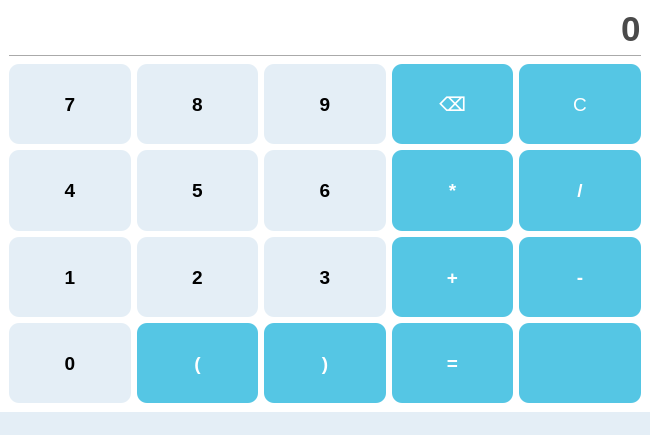
<?xml version="1.0" encoding="UTF-8"?>
<ui version="4.0">
 <class>MainWindow</class>
 <widget class="QMainWindow" name="MainWindow">
  <property name="geometry">
   <rect>
    <x>0</x>
    <y>0</y>
    <width>650</width>
    <height>435</height>
   </rect>
  </property>
  <property name="sizePolicy">
   <sizepolicy hsizetype="Preferred" vsizetype="Fixed">
    <horstretch>0</horstretch>
    <verstretch>0</verstretch>
   </sizepolicy>
  </property>
  <property name="minimumSize">
   <size>
    <width>572</width>
    <height>432</height>
   </size>
  </property>
  <property name="maximumSize">
   <size>
    <width>1800</width>
    <height>435</height>
   </size>
  </property>
  <property name="sizeIncrement">
   <size>
    <width>1</width>
    <height>0</height>
   </size>
  </property>
  <property name="windowTitle">
   <string>MainWindow</string>
  </property>
  <property name="windowIcon">
   <iconset resource="Resource.qrc">
    <normaloff>:/pictures/pics/logo.jfif</normaloff>:/pictures/pics/logo.jfif</iconset>
  </property>
  <property name="styleSheet">
   <string notr="true">background-color: rgb(255, 255, 255);</string>
  </property>
  <widget class="QWidget" name="centralwidget">
   <property name="minimumSize">
    <size>
     <width>390</width>
     <height>390</height>
    </size>
   </property>
   <layout class="QVBoxLayout" name="verticalLayout_2">
    <item>
     <layout class="QVBoxLayout" name="verticalLayout">
      <item alignment="Qt::AlignRight">
       <widget class="QLabel" name="expr">
        <property name="sizePolicy">
         <sizepolicy hsizetype="Expanding" vsizetype="Preferred">
          <horstretch>0</horstretch>
          <verstretch>0</verstretch>
         </sizepolicy>
        </property>
        <property name="font">
         <font>
          <family>Segoe UI</family>
          <pointsize>26</pointsize>
          <weight>75</weight>
          <bold>true</bold>
         </font>
        </property>
        <property name="styleSheet">
         <string notr="true">color: rgb(74, 74, 74);</string>
        </property>
        <property name="text">
         <string>0</string>
        </property>
       </widget>
      </item>
      <item>
       <widget class="Line" name="line">
        <property name="orientation">
         <enum>Qt::Horizontal</enum>
        </property>
       </widget>
      </item>
      <item>
       <layout class="QGridLayout" name="gridLayout">
        <item row="1" column="0">
         <widget class="QPushButton" name="buttn7">
          <property name="sizePolicy">
           <sizepolicy hsizetype="Preferred" vsizetype="MinimumExpanding">
            <horstretch>0</horstretch>
            <verstretch>0</verstretch>
           </sizepolicy>
          </property>
          <property name="font">
           <font>
            <family>Segoe UI</family>
            <pointsize>14</pointsize>
            <weight>75</weight>
            <bold>true</bold>
           </font>
          </property>
          <property name="styleSheet">
           <string notr="true">
QPushButton {
	background-color: rgb(228, 238, 246);
    color: rgb(0, 0, 0);
	border-radius: 10px;
}
QPushButton:pressed{
	background-color: #a9abac;
	color: rgb(0, 0, 0);
	border-radius: 10px;
}</string>
          </property>
          <property name="text">
           <string>7</string>
          </property>
          <property name="shortcut">
           <string>7</string>
          </property>
         </widget>
        </item>
        <item row="2" column="0">
         <widget class="QPushButton" name="buttn4">
          <property name="sizePolicy">
           <sizepolicy hsizetype="Preferred" vsizetype="MinimumExpanding">
            <horstretch>0</horstretch>
            <verstretch>0</verstretch>
           </sizepolicy>
          </property>
          <property name="font">
           <font>
            <family>Segoe UI</family>
            <pointsize>14</pointsize>
            <weight>75</weight>
            <bold>true</bold>
           </font>
          </property>
          <property name="styleSheet">
           <string notr="true">
QPushButton {
	background-color: rgb(228, 238, 246);
    color: rgb(0, 0, 0);
	border-radius: 10px;
}
QPushButton:pressed{
	background-color: #a9abac;
	color: rgb(0, 0, 0);
	border-radius: 10px;
}</string>
          </property>
          <property name="text">
           <string>4</string>
          </property>
          <property name="shortcut">
           <string>4</string>
          </property>
         </widget>
        </item>
        <item row="4" column="0">
         <widget class="QPushButton" name="buttn0">
          <property name="sizePolicy">
           <sizepolicy hsizetype="Preferred" vsizetype="MinimumExpanding">
            <horstretch>0</horstretch>
            <verstretch>0</verstretch>
           </sizepolicy>
          </property>
          <property name="font">
           <font>
            <family>Segoe UI</family>
            <pointsize>14</pointsize>
            <weight>75</weight>
            <bold>true</bold>
           </font>
          </property>
          <property name="styleSheet">
           <string notr="true">
QPushButton {
	background-color: rgb(228, 238, 246);
    color: rgb(0, 0, 0);
	border-radius: 10px;
}
QPushButton:pressed{
	background-color: #a9abac;
	color: rgb(0, 0, 0);
	border-radius: 10px;
}</string>
          </property>
          <property name="text">
           <string>0</string>
          </property>
          <property name="shortcut">
           <string>0</string>
          </property>
         </widget>
        </item>
        <item row="4" column="3">
         <widget class="QPushButton" name="buttnEqual">
          <property name="sizePolicy">
           <sizepolicy hsizetype="Preferred" vsizetype="MinimumExpanding">
            <horstretch>0</horstretch>
            <verstretch>0</verstretch>
           </sizepolicy>
          </property>
          <property name="font">
           <font>
            <family>Segoe UI</family>
            <pointsize>14</pointsize>
            <weight>75</weight>
            <bold>true</bold>
           </font>
          </property>
          <property name="styleSheet">
           <string notr="true">
QPushButton {
	background-color: rgb(85, 198, 228);
    color: rgb(255, 255, 255);
	border-radius: 10px;
}

QPushButton:pressed {
	background-color: #2a97b0;
	color: rgb(255, 255, 255);
	border-radius: 10px;
}</string>
          </property>
          <property name="text">
           <string>=</string>
          </property>
          <property name="shortcut">
           <string>Enter</string>
          </property>
         </widget>
        </item>
        <item row="3" column="0">
         <widget class="QPushButton" name="buttn1">
          <property name="sizePolicy">
           <sizepolicy hsizetype="Preferred" vsizetype="MinimumExpanding">
            <horstretch>0</horstretch>
            <verstretch>0</verstretch>
           </sizepolicy>
          </property>
          <property name="font">
           <font>
            <family>Segoe UI</family>
            <pointsize>14</pointsize>
            <weight>75</weight>
            <bold>true</bold>
           </font>
          </property>
          <property name="styleSheet">
           <string notr="true">
QPushButton {
	background-color: rgb(228, 238, 246);
    color: rgb(0, 0, 0);
	border-radius: 10px;
}
QPushButton:pressed{
	background-color: #a9abac;
	color: rgb(0, 0, 0);
	border-radius: 10px;
}</string>
          </property>
          <property name="text">
           <string>1</string>
          </property>
          <property name="shortcut">
           <string>1</string>
          </property>
         </widget>
        </item>
        <item row="2" column="2">
         <widget class="QPushButton" name="buttn6">
          <property name="sizePolicy">
           <sizepolicy hsizetype="Preferred" vsizetype="MinimumExpanding">
            <horstretch>0</horstretch>
            <verstretch>0</verstretch>
           </sizepolicy>
          </property>
          <property name="font">
           <font>
            <family>Segoe UI</family>
            <pointsize>14</pointsize>
            <weight>75</weight>
            <bold>true</bold>
           </font>
          </property>
          <property name="styleSheet">
           <string notr="true">
QPushButton {
	background-color: rgb(228, 238, 246);
    color: rgb(0, 0, 0);
	border-radius: 10px;
}
QPushButton:pressed{
	background-color: #a9abac;
	color: rgb(0, 0, 0);
	border-radius: 10px;
}</string>
          </property>
          <property name="text">
           <string>6</string>
          </property>
          <property name="shortcut">
           <string>6</string>
          </property>
         </widget>
        </item>
        <item row="2" column="1">
         <widget class="QPushButton" name="buttn5">
          <property name="sizePolicy">
           <sizepolicy hsizetype="Preferred" vsizetype="MinimumExpanding">
            <horstretch>0</horstretch>
            <verstretch>0</verstretch>
           </sizepolicy>
          </property>
          <property name="font">
           <font>
            <family>Segoe UI</family>
            <pointsize>14</pointsize>
            <weight>75</weight>
            <bold>true</bold>
           </font>
          </property>
          <property name="styleSheet">
           <string notr="true">
QPushButton {
	background-color: rgb(228, 238, 246);
    color: rgb(0, 0, 0);
	border-radius: 10px;
}
QPushButton:pressed{
	background-color: #a9abac;
	color: rgb(0, 0, 0);
	border-radius: 10px;
}</string>
          </property>
          <property name="text">
           <string>5</string>
          </property>
          <property name="shortcut">
           <string>5</string>
          </property>
         </widget>
        </item>
        <item row="4" column="1">
         <widget class="QPushButton" name="buttnOpenBr">
          <property name="sizePolicy">
           <sizepolicy hsizetype="Preferred" vsizetype="MinimumExpanding">
            <horstretch>0</horstretch>
            <verstretch>0</verstretch>
           </sizepolicy>
          </property>
          <property name="font">
           <font>
            <family>Segoe UI</family>
            <pointsize>14</pointsize>
            <weight>75</weight>
            <bold>true</bold>
           </font>
          </property>
          <property name="styleSheet">
           <string notr="true">
QPushButton {
	background-color: rgb(85, 198, 228);
    color: rgb(255, 255, 255);
	border-radius: 10px;
}

QPushButton:pressed {
	background-color: #2a97b0;
	color: rgb(255, 255, 255);
	border-radius: 10px;
}</string>
          </property>
          <property name="text">
           <string>(</string>
          </property>
          <property name="shortcut">
           <string>(</string>
          </property>
         </widget>
        </item>
        <item row="3" column="3">
         <widget class="QPushButton" name="buttnPlus">
          <property name="sizePolicy">
           <sizepolicy hsizetype="Preferred" vsizetype="MinimumExpanding">
            <horstretch>0</horstretch>
            <verstretch>0</verstretch>
           </sizepolicy>
          </property>
          <property name="font">
           <font>
            <family>Segoe UI</family>
            <pointsize>14</pointsize>
            <weight>75</weight>
            <bold>true</bold>
           </font>
          </property>
          <property name="styleSheet">
           <string notr="true">
QPushButton {
	background-color: rgb(85, 198, 228);
    color: rgb(255, 255, 255);
	border-radius: 10px;
}

QPushButton:pressed {
	background-color: #2a97b0;
	color: rgb(255, 255, 255);
	border-radius: 10px;
}</string>
          </property>
          <property name="text">
           <string>+</string>
          </property>
          <property name="shortcut">
           <string>+</string>
          </property>
         </widget>
        </item>
        <item row="1" column="2">
         <widget class="QPushButton" name="buttn9">
          <property name="sizePolicy">
           <sizepolicy hsizetype="Preferred" vsizetype="MinimumExpanding">
            <horstretch>0</horstretch>
            <verstretch>0</verstretch>
           </sizepolicy>
          </property>
          <property name="font">
           <font>
            <family>Segoe UI</family>
            <pointsize>14</pointsize>
            <weight>75</weight>
            <bold>true</bold>
           </font>
          </property>
          <property name="styleSheet">
           <string notr="true">
QPushButton {
	background-color: rgb(228, 238, 246);
    color: rgb(0, 0, 0);
	border-radius: 10px;
}
QPushButton:pressed{
	background-color: #a9abac;
	color: rgb(0, 0, 0);
	border-radius: 10px;
}</string>
          </property>
          <property name="text">
           <string>9</string>
          </property>
          <property name="shortcut">
           <string>9</string>
          </property>
         </widget>
        </item>
        <item row="4" column="2">
         <widget class="QPushButton" name="buttnClosingBr">
          <property name="sizePolicy">
           <sizepolicy hsizetype="Preferred" vsizetype="MinimumExpanding">
            <horstretch>0</horstretch>
            <verstretch>0</verstretch>
           </sizepolicy>
          </property>
          <property name="font">
           <font>
            <family>Segoe UI</family>
            <pointsize>14</pointsize>
            <weight>75</weight>
            <bold>true</bold>
           </font>
          </property>
          <property name="styleSheet">
           <string notr="true">
QPushButton {
	background-color: rgb(85, 198, 228);
    color: rgb(255, 255, 255);
	border-radius: 10px;
}

QPushButton:pressed {
	background-color: #2a97b0;
	color: rgb(255, 255, 255);
	border-radius: 10px;
}</string>
          </property>
          <property name="text">
           <string>)</string>
          </property>
          <property name="shortcut">
           <string>)</string>
          </property>
         </widget>
        </item>
        <item row="1" column="3">
         <widget class="QPushButton" name="buttnBackspace">
          <property name="sizePolicy">
           <sizepolicy hsizetype="Preferred" vsizetype="MinimumExpanding">
            <horstretch>0</horstretch>
            <verstretch>0</verstretch>
           </sizepolicy>
          </property>
          <property name="font">
           <font>
            <family>Segoe UI</family>
            <pointsize>14</pointsize>
            <weight>75</weight>
            <bold>true</bold>
           </font>
          </property>
          <property name="styleSheet">
           <string notr="true">
QPushButton {
	background-color: rgb(85, 198, 228);
    color: rgb(255, 255, 255);
	border-radius: 10px;
}

QPushButton:pressed {
	background-color: #2a97b0;
	color: rgb(255, 255, 255);
	border-radius: 10px;
}</string>
          </property>
          <property name="text">
           <string>⌫</string>
          </property>
          <property name="shortcut">
           <string>Backspace</string>
          </property>
         </widget>
        </item>
        <item row="1" column="1">
         <widget class="QPushButton" name="buttn8">
          <property name="sizePolicy">
           <sizepolicy hsizetype="Preferred" vsizetype="MinimumExpanding">
            <horstretch>0</horstretch>
            <verstretch>0</verstretch>
           </sizepolicy>
          </property>
          <property name="font">
           <font>
            <family>Segoe UI</family>
            <pointsize>14</pointsize>
            <weight>75</weight>
            <bold>true</bold>
           </font>
          </property>
          <property name="styleSheet">
           <string notr="true">
QPushButton {
	background-color: rgb(228, 238, 246);
    color: rgb(0, 0, 0);
	border-radius: 10px;
}
QPushButton:pressed{
	background-color: #a9abac;
	color: rgb(0, 0, 0);
	border-radius: 10px;
}</string>
          </property>
          <property name="text">
           <string>8</string>
          </property>
          <property name="shortcut">
           <string>8</string>
          </property>
         </widget>
        </item>
        <item row="3" column="1">
         <widget class="QPushButton" name="buttn2">
          <property name="sizePolicy">
           <sizepolicy hsizetype="Preferred" vsizetype="MinimumExpanding">
            <horstretch>0</horstretch>
            <verstretch>0</verstretch>
           </sizepolicy>
          </property>
          <property name="font">
           <font>
            <family>Segoe UI</family>
            <pointsize>14</pointsize>
            <weight>75</weight>
            <bold>true</bold>
           </font>
          </property>
          <property name="styleSheet">
           <string notr="true">
QPushButton {
	background-color: rgb(228, 238, 246);
    color: rgb(0, 0, 0);
	border-radius: 10px;
}
QPushButton:pressed{
	background-color: #a9abac;
	color: rgb(0, 0, 0);
	border-radius: 10px;
}</string>
          </property>
          <property name="text">
           <string>2</string>
          </property>
          <property name="shortcut">
           <string>2</string>
          </property>
         </widget>
        </item>
        <item row="2" column="3">
         <widget class="QPushButton" name="buttnMulti">
          <property name="sizePolicy">
           <sizepolicy hsizetype="Preferred" vsizetype="MinimumExpanding">
            <horstretch>0</horstretch>
            <verstretch>0</verstretch>
           </sizepolicy>
          </property>
          <property name="font">
           <font>
            <family>Segoe UI</family>
            <pointsize>14</pointsize>
            <weight>75</weight>
            <bold>true</bold>
           </font>
          </property>
          <property name="styleSheet">
           <string notr="true">
QPushButton {
	background-color: rgb(85, 198, 228);
    color: rgb(255, 255, 255);
	border-radius: 10px;
}

QPushButton:pressed {
	background-color: #2a97b0;
	color: rgb(255, 255, 255);
	border-radius: 10px;
}</string>
          </property>
          <property name="text">
           <string>*</string>
          </property>
          <property name="shortcut">
           <string>*</string>
          </property>
         </widget>
        </item>
        <item row="3" column="2">
         <widget class="QPushButton" name="buttn3">
          <property name="sizePolicy">
           <sizepolicy hsizetype="Preferred" vsizetype="MinimumExpanding">
            <horstretch>0</horstretch>
            <verstretch>0</verstretch>
           </sizepolicy>
          </property>
          <property name="font">
           <font>
            <family>Segoe UI</family>
            <pointsize>14</pointsize>
            <weight>75</weight>
            <bold>true</bold>
           </font>
          </property>
          <property name="styleSheet">
           <string notr="true">
QPushButton {
	background-color: rgb(228, 238, 246);
    color: rgb(0, 0, 0);
	border-radius: 10px;
}
QPushButton:pressed{
	background-color: #a9abac;
	color: rgb(0, 0, 0);
	border-radius: 10px;
}</string>
          </property>
          <property name="text">
           <string>3</string>
          </property>
          <property name="shortcut">
           <string>3</string>
          </property>
         </widget>
        </item>
        <item row="3" column="4">
         <widget class="QPushButton" name="buttnMinus">
          <property name="sizePolicy">
           <sizepolicy hsizetype="Preferred" vsizetype="MinimumExpanding">
            <horstretch>0</horstretch>
            <verstretch>0</verstretch>
           </sizepolicy>
          </property>
          <property name="font">
           <font>
            <family>Segoe UI</family>
            <pointsize>14</pointsize>
            <weight>75</weight>
            <bold>true</bold>
           </font>
          </property>
          <property name="styleSheet">
           <string notr="true">
QPushButton {
	background-color: rgb(85, 198, 228);
    color: rgb(255, 255, 255);
	border-radius: 10px;
}

QPushButton:pressed {
	background-color: #2a97b0;
	color: rgb(255, 255, 255);
	border-radius: 10px;
}</string>
          </property>
          <property name="text">
           <string>-</string>
          </property>
          <property name="shortcut">
           <string>-</string>
          </property>
         </widget>
        </item>
        <item row="2" column="4">
         <widget class="QPushButton" name="buttnDiv">
          <property name="sizePolicy">
           <sizepolicy hsizetype="Preferred" vsizetype="MinimumExpanding">
            <horstretch>0</horstretch>
            <verstretch>0</verstretch>
           </sizepolicy>
          </property>
          <property name="font">
           <font>
            <family>Segoe UI</family>
            <pointsize>14</pointsize>
            <weight>75</weight>
            <bold>true</bold>
           </font>
          </property>
          <property name="styleSheet">
           <string notr="true">
QPushButton {
	background-color: rgb(85, 198, 228);
    color: rgb(255, 255, 255);
	border-radius: 10px;
}

QPushButton:pressed {
	background-color: #2a97b0;
	color: rgb(255, 255, 255);
	border-radius: 10px;
}</string>
          </property>
          <property name="text">
           <string>/</string>
          </property>
          <property name="shortcut">
           <string>/</string>
          </property>
         </widget>
        </item>
        <item row="1" column="4">
         <widget class="QPushButton" name="buttnDelete">
          <property name="sizePolicy">
           <sizepolicy hsizetype="Preferred" vsizetype="MinimumExpanding">
            <horstretch>0</horstretch>
            <verstretch>0</verstretch>
           </sizepolicy>
          </property>
          <property name="font">
           <font>
            <family>Segoe UI</family>
            <pointsize>14</pointsize>
           </font>
          </property>
          <property name="styleSheet">
           <string notr="true">
QPushButton {
	background-color: rgb(85, 198, 228);
    color: rgb(255, 255, 255);
	border-radius: 10px;
}

QPushButton:pressed {
	background-color: #2a97b0;
	color: rgb(255, 255, 255);
	border-radius: 10px;
}</string>
          </property>
          <property name="text">
           <string>C</string>
          </property>
          <property name="shortcut">
           <string>Del</string>
          </property>
         </widget>
        </item>
        <item row="4" column="4">
         <widget class="QPushButton" name="pushButton_4">
          <property name="sizePolicy">
           <sizepolicy hsizetype="Preferred" vsizetype="MinimumExpanding">
            <horstretch>0</horstretch>
            <verstretch>0</verstretch>
           </sizepolicy>
          </property>
          <property name="font">
           <font>
            <family>Segoe UI</family>
            <pointsize>10</pointsize>
           </font>
          </property>
          <property name="styleSheet">
           <string notr="true">
QPushButton {
	background-color: rgb(85, 198, 228);
    color: rgb(255, 255, 255);
	border-radius: 10px;
}

QPushButton:pressed {
	background-color: #2a97b0;
	color: rgb(255, 255, 255);
	border-radius: 10px;
}</string>
          </property>
          <property name="text">
           <string/>
          </property>
         </widget>
        </item>
       </layout>
      </item>
     </layout>
    </item>
   </layout>
  </widget>
  <widget class="QMenuBar" name="menubar">
   <property name="geometry">
    <rect>
     <x>0</x>
     <y>0</y>
     <width>650</width>
     <height>20</height>
    </rect>
   </property>
  </widget>
  <widget class="QStatusBar" name="statusbar">
   <property name="font">
    <font>
     <pointsize>11</pointsize>
     <weight>75</weight>
     <bold>true</bold>
    </font>
   </property>
   <property name="styleSheet">
    <string notr="true">background-color: rgb(228, 238, 246);</string>
   </property>
  </widget>
 </widget>
 <resources>
  <include location="Resource.qrc"/>
 </resources>
 <connections/>
</ui>
